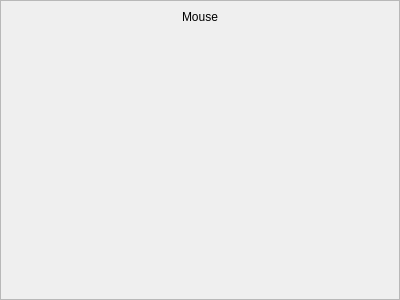
<?xml version="1.0" encoding="UTF-8"?>
<ui version="4.0">
 <class>Mouse</class>
 <widget class="QWidget" name="Mouse">
  <property name="geometry">
   <rect>
    <x>0</x>
    <y>0</y>
    <width>400</width>
    <height>300</height>
   </rect>
  </property>
  <property name="windowTitle">
   <string>Form</string>
  </property>
  <layout class="QVBoxLayout" name="verticalLayout">
   <property name="leftMargin">
    <number>0</number>
   </property>
   <property name="topMargin">
    <number>0</number>
   </property>
   <property name="rightMargin">
    <number>0</number>
   </property>
   <property name="bottomMargin">
    <number>0</number>
   </property>
   <item>
    <widget class="QFrame" name="frame">
     <property name="frameShape">
      <enum>QFrame::StyledPanel</enum>
     </property>
     <property name="frameShadow">
      <enum>QFrame::Raised</enum>
     </property>
     <layout class="QVBoxLayout" name="verticalLayout_2">
      <item>
       <widget class="QLabel" name="label">
        <property name="text">
         <string>Mouse</string>
        </property>
        <property name="alignment">
         <set>Qt::AlignCenter</set>
        </property>
       </widget>
      </item>
      <item>
       <layout class="QHBoxLayout" name="horizontalLayout">
        <item>
         <spacer name="horizontalSpacer">
          <property name="orientation">
           <enum>Qt::Horizontal</enum>
          </property>
          <property name="sizeHint" stdset="0">
           <size>
            <width>40</width>
            <height>20</height>
           </size>
          </property>
         </spacer>
        </item>
        <item>
         <widget class="MiniMap" name="w_minimap" native="true"/>
        </item>
        <item>
         <spacer name="horizontalSpacer_2">
          <property name="orientation">
           <enum>Qt::Horizontal</enum>
          </property>
          <property name="sizeHint" stdset="0">
           <size>
            <width>40</width>
            <height>20</height>
           </size>
          </property>
         </spacer>
        </item>
       </layout>
      </item>
      <item>
       <spacer name="verticalSpacer">
        <property name="orientation">
         <enum>Qt::Vertical</enum>
        </property>
        <property name="sizeHint" stdset="0">
         <size>
          <width>20</width>
          <height>40</height>
         </size>
        </property>
       </spacer>
      </item>
     </layout>
    </widget>
   </item>
  </layout>
 </widget>
 <customwidgets>
  <customwidget>
   <class>MiniMap</class>
   <extends>QWidget</extends>
   <header>minimap.hpp</header>
   <container>1</container>
  </customwidget>
 </customwidgets>
 <resources/>
 <connections/>
</ui>
